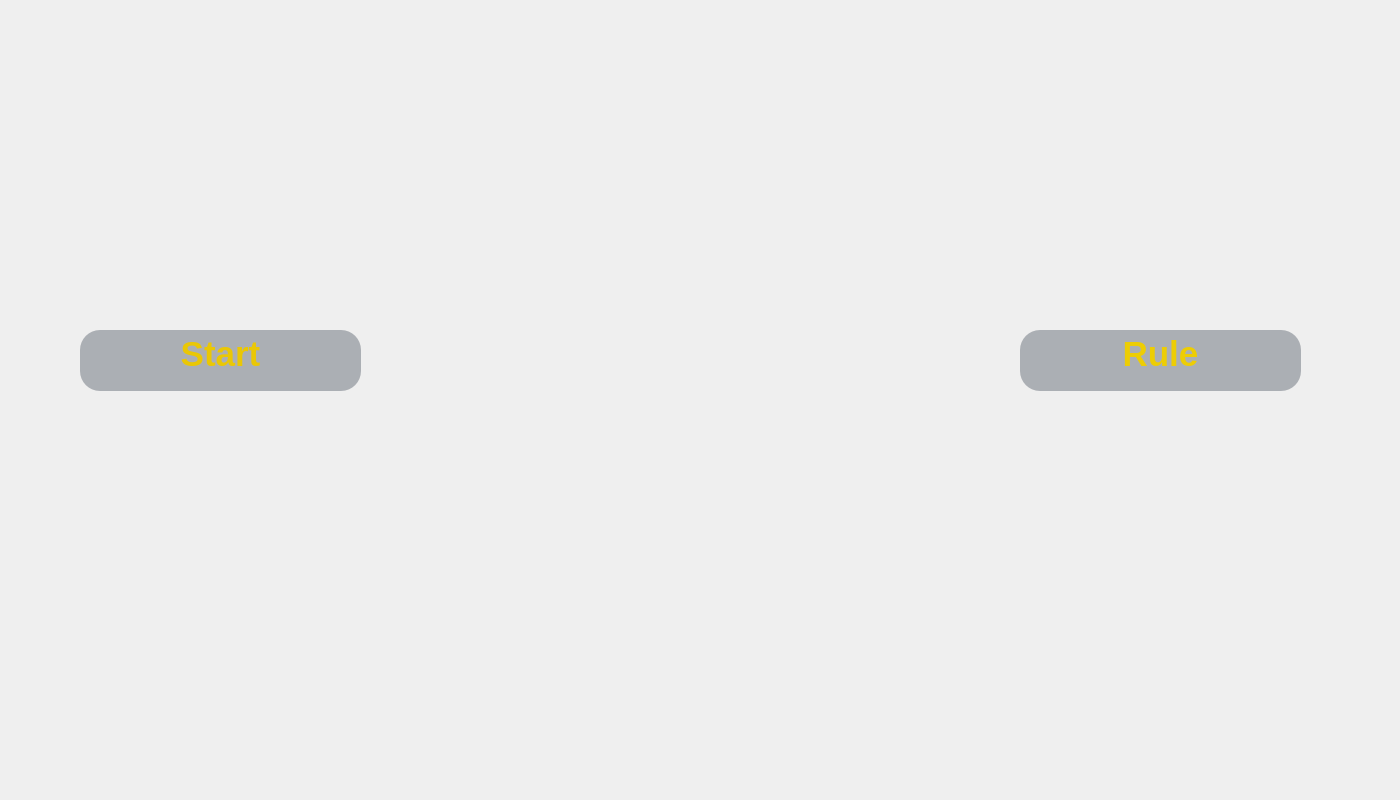
<?xml version="1.0" encoding="UTF-8"?>
<ui version="4.0">
 <class>mainSurface</class>
 <widget class="QWidget" name="mainSurface">
  <property name="geometry">
   <rect>
    <x>0</x>
    <y>0</y>
    <width>1400</width>
    <height>800</height>
   </rect>
  </property>
  <property name="minimumSize">
   <size>
    <width>1400</width>
    <height>800</height>
   </size>
  </property>
  <property name="maximumSize">
   <size>
    <width>1400</width>
    <height>800</height>
   </size>
  </property>
  <property name="windowTitle">
   <string>SPLENDOR</string>
  </property>
  <property name="windowIcon">
   <iconset resource="pictures.qrc">
    <normaloff>:/images/打开界面.png</normaloff>:/images/打开界面.png</iconset>
  </property>
  <property name="layoutDirection">
   <enum>Qt::LeftToRight</enum>
  </property>
  <property name="styleSheet">
   <string notr="true">#mainSurface{
border-image: url(:/images/打开界面.png);
}</string>
  </property>
  <widget class="QToolButton" name="start_button">
   <property name="geometry">
    <rect>
     <x>80</x>
     <y>330</y>
     <width>281</width>
     <height>61</height>
    </rect>
   </property>
   <property name="styleSheet">
    <string notr="true">background-color: rgba(0,0,0,0);
border:none;</string>
   </property>
   <property name="text">
    <string/>
   </property>
  </widget>
  <widget class="QToolButton" name="rule_button">
   <property name="geometry">
    <rect>
     <x>1020</x>
     <y>330</y>
     <width>281</width>
     <height>61</height>
    </rect>
   </property>
   <property name="styleSheet">
    <string notr="true">background-color: rgba(0,0,0,0);
border:none;</string>
   </property>
   <property name="text">
    <string/>
   </property>
  </widget>
  <widget class="QTextBrowser" name="start_text">
   <property name="geometry">
    <rect>
     <x>80</x>
     <y>330</y>
     <width>281</width>
     <height>61</height>
    </rect>
   </property>
   <property name="styleSheet">
    <string notr="true">background-color: rgba(22, 36, 52,80);
border-radius: 20px;
</string>
   </property>
   <property name="html">
    <string>&lt;!DOCTYPE HTML PUBLIC &quot;-//W3C//DTD HTML 4.0//EN&quot; &quot;http://www.w3.org/TR/REC-html40/strict.dtd&quot;&gt;
&lt;html&gt;&lt;head&gt;&lt;meta name=&quot;qrichtext&quot; content=&quot;1&quot; /&gt;&lt;style type=&quot;text/css&quot;&gt;
p, li { white-space: pre-wrap; }
&lt;/style&gt;&lt;/head&gt;&lt;body style=&quot; font-family:'SimSun'; font-size:9pt; font-weight:400; font-style:normal;&quot;&gt;
&lt;p align=&quot;center&quot; style=&quot; margin-top:0px; margin-bottom:0px; margin-left:0px; margin-right:0px; -qt-block-indent:0; text-indent:0px;&quot;&gt;&lt;span style=&quot; font-size:26pt; font-weight:600; color:#eac705;&quot;&gt;Start&lt;/span&gt;&lt;/p&gt;&lt;/body&gt;&lt;/html&gt;</string>
   </property>
  </widget>
  <widget class="QTextBrowser" name="rule_text">
   <property name="geometry">
    <rect>
     <x>1020</x>
     <y>330</y>
     <width>281</width>
     <height>61</height>
    </rect>
   </property>
   <property name="styleSheet">
    <string notr="true">background-color: rgba(22, 36, 52,80);
border-radius: 20px;
</string>
   </property>
   <property name="html">
    <string>&lt;!DOCTYPE HTML PUBLIC &quot;-//W3C//DTD HTML 4.0//EN&quot; &quot;http://www.w3.org/TR/REC-html40/strict.dtd&quot;&gt;
&lt;html&gt;&lt;head&gt;&lt;meta name=&quot;qrichtext&quot; content=&quot;1&quot; /&gt;&lt;style type=&quot;text/css&quot;&gt;
p, li { white-space: pre-wrap; }
&lt;/style&gt;&lt;/head&gt;&lt;body style=&quot; font-family:'SimSun'; font-size:9pt; font-weight:400; font-style:normal;&quot;&gt;
&lt;p align=&quot;center&quot; style=&quot; margin-top:0px; margin-bottom:0px; margin-left:0px; margin-right:0px; -qt-block-indent:0; text-indent:0px;&quot;&gt;&lt;span style=&quot; font-size:26pt; font-weight:600; color:#edcd04;&quot;&gt;Rule&lt;/span&gt;&lt;/p&gt;&lt;/body&gt;&lt;/html&gt;</string>
   </property>
  </widget>
  <widget class="QLabel" name="label">
   <property name="geometry">
    <rect>
     <x>0</x>
     <y>0</y>
     <width>1400</width>
     <height>800</height>
    </rect>
   </property>
   <property name="minimumSize">
    <size>
     <width>1400</width>
     <height>800</height>
    </size>
   </property>
   <property name="maximumSize">
    <size>
     <width>1400</width>
     <height>800</height>
    </size>
   </property>
   <property name="styleSheet">
    <string notr="true">border-image: url(:/images/打开界面.png);</string>
   </property>
   <property name="text">
    <string/>
   </property>
  </widget>
  <zorder>label</zorder>
  <zorder>start_text</zorder>
  <zorder>rule_text</zorder>
  <zorder>start_button</zorder>
  <zorder>rule_button</zorder>
 </widget>
 <resources>
  <include location="pictures.qrc"/>
 </resources>
 <connections/>
</ui>
